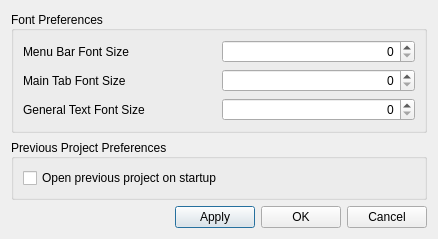
<ui version="4.0" >
 <class>PreferencesDialog</class>
 <widget class="QDialog" name="PreferencesDialog" >
  <property name="geometry" >
   <rect>
    <x>0</x>
    <y>0</y>
    <width>438</width>
    <height>215</height>
   </rect>
  </property>
  <property name="sizePolicy" >
   <sizepolicy vsizetype="Preferred" hsizetype="Preferred" >
    <horstretch>0</horstretch>
    <verstretch>0</verstretch>
   </sizepolicy>
  </property>
  <property name="windowTitle" >
   <string>Preferences</string>
  </property>
  <layout class="QVBoxLayout" >
   <item>
    <widget class="QGroupBox" name="fontGroupBox" >
     <property name="title" >
      <string>Font Preferences</string>
     </property>
     <property name="alignment" >
      <set>Qt::AlignLeading|Qt::AlignLeft|Qt::AlignVCenter</set>
     </property>
     <layout class="QGridLayout" >
      <item row="0" column="0" >
       <widget class="QLabel" name="menuFontSizeLabel" >
        <property name="sizePolicy" >
         <sizepolicy vsizetype="Preferred" hsizetype="Preferred" >
          <horstretch>0</horstretch>
          <verstretch>0</verstretch>
         </sizepolicy>
        </property>
        <property name="maximumSize" >
         <size>
          <width>16777215</width>
          <height>16777215</height>
         </size>
        </property>
        <property name="text" >
         <string>Menu Bar Font Size</string>
        </property>
       </widget>
      </item>
      <item row="0" column="1" >
       <widget class="QSpinBox" name="menuFontSizeSpinBox" >
        <property name="sizePolicy" >
         <sizepolicy vsizetype="Fixed" hsizetype="Preferred" >
          <horstretch>0</horstretch>
          <verstretch>0</verstretch>
         </sizepolicy>
        </property>
        <property name="maximumSize" >
         <size>
          <width>16777215</width>
          <height>16777215</height>
         </size>
        </property>
        <property name="alignment" >
         <set>Qt::AlignRight|Qt::AlignTrailing|Qt::AlignVCenter</set>
        </property>
        <property name="suffix" >
         <string/>
        </property>
       </widget>
      </item>
      <item row="1" column="0" >
       <widget class="QLabel" name="mainTabsFontSizeLabel" >
        <property name="sizePolicy" >
         <sizepolicy vsizetype="Preferred" hsizetype="Preferred" >
          <horstretch>0</horstretch>
          <verstretch>0</verstretch>
         </sizepolicy>
        </property>
        <property name="maximumSize" >
         <size>
          <width>16777215</width>
          <height>16777215</height>
         </size>
        </property>
        <property name="text" >
         <string>Main Tab Font Size</string>
        </property>
       </widget>
      </item>
      <item row="1" column="1" >
       <widget class="QSpinBox" name="mainTabsFontSizeSpinBox" >
        <property name="sizePolicy" >
         <sizepolicy vsizetype="Fixed" hsizetype="Preferred" >
          <horstretch>0</horstretch>
          <verstretch>0</verstretch>
         </sizepolicy>
        </property>
        <property name="maximumSize" >
         <size>
          <width>16777215</width>
          <height>16777215</height>
         </size>
        </property>
        <property name="alignment" >
         <set>Qt::AlignRight|Qt::AlignTrailing|Qt::AlignVCenter</set>
        </property>
       </widget>
      </item>
      <item row="2" column="0" >
       <widget class="QLabel" name="label" >
        <property name="sizePolicy" >
         <sizepolicy vsizetype="Preferred" hsizetype="Preferred" >
          <horstretch>0</horstretch>
          <verstretch>0</verstretch>
         </sizepolicy>
        </property>
        <property name="maximumSize" >
         <size>
          <width>16777215</width>
          <height>16777215</height>
         </size>
        </property>
        <property name="text" >
         <string>General Text Font Size</string>
        </property>
       </widget>
      </item>
      <item row="2" column="1" >
       <widget class="QSpinBox" name="generalTextFontSizeSpinBox" >
        <property name="sizePolicy" >
         <sizepolicy vsizetype="Fixed" hsizetype="Preferred" >
          <horstretch>0</horstretch>
          <verstretch>0</verstretch>
         </sizepolicy>
        </property>
        <property name="maximumSize" >
         <size>
          <width>16777215</width>
          <height>16777215</height>
         </size>
        </property>
        <property name="alignment" >
         <set>Qt::AlignRight|Qt::AlignTrailing|Qt::AlignVCenter</set>
        </property>
       </widget>
      </item>
     </layout>
    </widget>
   </item>
   <item>
    <widget class="QGroupBox" name="prevProjPrefGroupBox" >
     <property name="title" >
      <string>Previous Project Preferences</string>
     </property>
     <property name="alignment" >
      <set>Qt::AlignLeading|Qt::AlignLeft|Qt::AlignVCenter</set>
     </property>
     <property name="flat" >
      <bool>false</bool>
     </property>
     <property name="checkable" >
      <bool>false</bool>
     </property>
     <layout class="QGridLayout" >
      <item row="0" column="0" >
       <widget class="QCheckBox" name="prevProjPrefCheckBox" >
        <property name="text" >
         <string>Open previous project on startup</string>
        </property>
       </widget>
      </item>
     </layout>
    </widget>
   </item>
   <item>
    <layout class="QHBoxLayout" >
     <item>
      <spacer>
       <property name="orientation" >
        <enum>Qt::Horizontal</enum>
       </property>
       <property name="sizeHint" >
        <size>
         <width>40</width>
         <height>20</height>
        </size>
       </property>
      </spacer>
     </item>
     <item>
      <widget class="QPushButton" name="applyButton" >
       <property name="sizePolicy" >
        <sizepolicy vsizetype="Preferred" hsizetype="Preferred" >
         <horstretch>0</horstretch>
         <verstretch>0</verstretch>
        </sizepolicy>
       </property>
       <property name="text" >
        <string>Apply</string>
       </property>
       <property name="autoDefault" >
        <bool>true</bool>
       </property>
      </widget>
     </item>
     <item>
      <widget class="QPushButton" name="okButton" >
       <property name="sizePolicy" >
        <sizepolicy vsizetype="Preferred" hsizetype="Preferred" >
         <horstretch>0</horstretch>
         <verstretch>0</verstretch>
        </sizepolicy>
       </property>
       <property name="text" >
        <string>OK</string>
       </property>
       <property name="autoDefault" >
        <bool>true</bool>
       </property>
      </widget>
     </item>
     <item>
      <widget class="QPushButton" name="cancelButton" >
       <property name="sizePolicy" >
        <sizepolicy vsizetype="Preferred" hsizetype="Preferred" >
         <horstretch>0</horstretch>
         <verstretch>0</verstretch>
        </sizepolicy>
       </property>
       <property name="text" >
        <string>Cancel</string>
       </property>
      </widget>
     </item>
    </layout>
   </item>
  </layout>
 </widget>
 <resources/>
 <connections/>
</ui>
